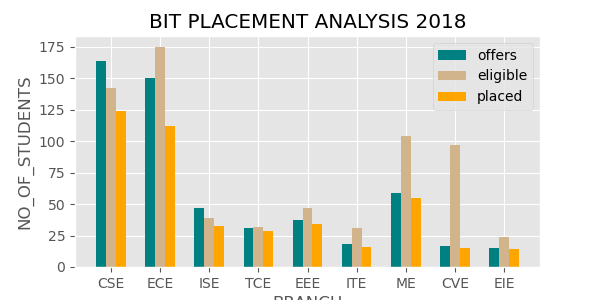

Source code (Python):
#BIT placement analysis for the academic year 2018

import matplotlib.pyplot as plt
import numpy as np
from matplotlib import style
%matplotlib inline

plt.rcParams['figure.figsize']=(15,5)

style.use('ggplot')

BRANCH=['CSE','ECE','ISE','TCE','EEE','ITE','ME','CVE','EIE']
OFFERS=[164,150,47,31,37,18,59,17,15] 
ELIGIBLE=[142,175,39,32,47,31,104,97,24] 
PLACED=[124,112,33,29,34,16,55,15,14]

xpos=np.arange(len(BRANCH))
#print(xpos)

plt.xticks(xpos,BRANCH)
plt.title("BIT PLACEMENT ANALYSIS 2018")
plt.xlabel("BRANCH")
plt.ylabel("NO_OF_STUDENTS")

plt.bar(xpos-0.2,OFFERS,color='teal',width=0.2,label="offers")
plt.bar(xpos,ELIGIBLE,color='tan',width=0.2,label="eligible")
plt.bar(xpos+0.2,PLACED,color='orange',width=0.2,label="placed")
plt.legend()
plt.show()
